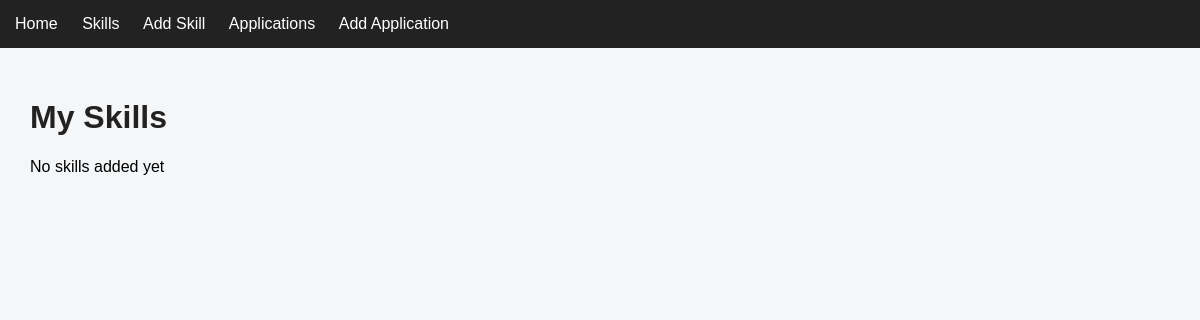
/skills, run on an earlier commit of the app's database.
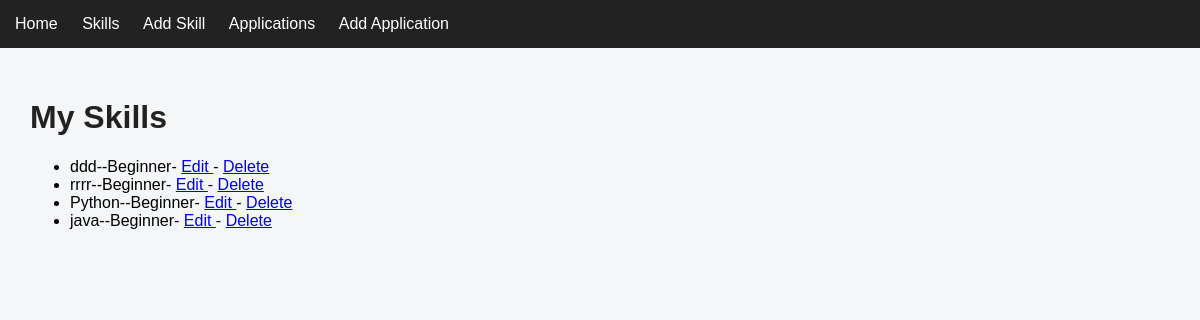
And on a later commit of the database.
### app.py (models this page shows)
class Skill(db.Model):
    id = db.Column(db.Integer, primary_key=True)
    name = db.Column(db.String(100), nullable=False)
    category = db.Column(db.String(100), nullable=False)
    level = db.Column(db.String(50), nullable=False)

### app.py (the view)
@app.route("/skills")
def skills():
    skills = Skill.query.all()
    return render_template("skills.html",skills=skills)

### templates/skills.html
{% extends 'base.html' %}
{% block content %}
    <h1>My Skills</h1>
    {% if skills %}
    <ul>
        {% for skill in skills %}
            <li>
                {{skill.name}}-{{ skill.category }}-{{skill.level}}-
                <a href="{{ url_for('edit_skill', skill_id=skill.id) }}">
                    Edit
                </a>
                -
                <a href="{{ url_for('delete_skill', skill_id=skill.id) }}">
                    Delete
                </a>
            </li>
        {% endfor %}
    </ul>
    {% else %}
        <p>No skills added yet</p>
    {% endif %}
{% endblock  %}

What changed in the data, as far as the page shows it:
added Skill: name "ddd", level "Beginner"
added Skill: name "rrrr", level "Beginner"
added Skill: name "Python", level "Beginner"
added Skill: name "java", level "Beginner"
Also different on the page:
text no longer shown: "No skills added yet"
